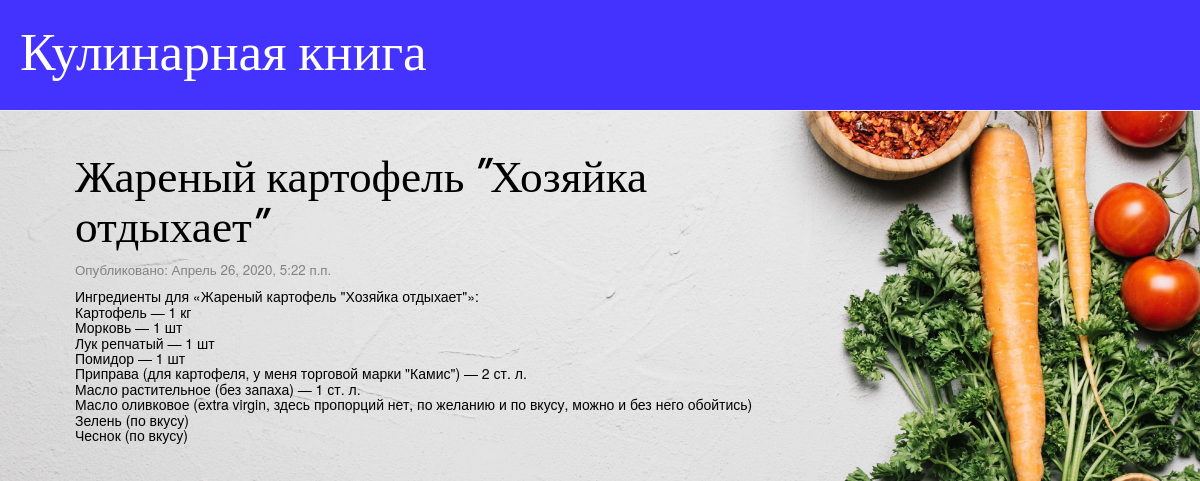
/single/2, run on the app's committed database.
### blog/models.py (models this page shows, shortened)
class Bluda1(models.Model):
        author = models.ForeignKey(settings.AUTH_USER_MODEL, on_delete=models.CASCADE)
        kategori =models.ForeignKey(Kategori,  verbose_name="Категория",  on_delete=models.SET_NULL,  null=True)
        title = models.CharField("Название", max_length=200)
        text = models.TextField("Описание")
        created_date = models.DateTimeField("Дата начала",default=timezone.now)
        published_date = models.DateTimeField("Дата окончания",blank=True, null=True)

### blog/views.py (the view)
# urls.py: path('single/<int:pk>', views.post_single, name="post_single"),
def post_single(request,pk):
    Bluda = Bluda1.objects.filter(kategori=pk)
    return render(request, 'blog/post_single.html', {'posts': Bluda})

### blog/templates/blog/post_single.html (shortened to what this page needs)
{% load static %}
<html>
    <head>
        <link rel="stylesheet" href="//maxcdn.bootstrapcdn.com/bootstrap/3.2.0/css/bootstrap.min.css">
        <link rel="stylesheet" href="//maxcdn.bootstrapcdn.com/bootstrap/3.2.0/css/bootstrap-theme.min.css">
        <link rel="stylesheet" href="{% static 'css/blog2.css' %}">
    </head>
    <body>
        <div class="page-header">
    <h1><a href="/">Кулинарная книга</a></h1>
        </div>
       <div class="content container">
    <div class="row">
        <div class="col-md-8">
            {% for post in posts %}
                <div class="post">
                    <h1><a href="">{{ post.title }}</a></h1>
                    <div class="date">
                        <p>Опубликовано: {{ post.published_date }}</p>
                    </div>
                    <h5>{{ post.text|linebreaksbr }}</h5>
                </div>
            {% endfor %}
        </div>
    </div>
</div>
    </body>
</html>

### blog/static/css/blog2.css (style rules this page uses)
.page-header { background-color:#4433ff; margin-top: 0; padding: 1px 20px 20px 20px; }
body { background-image: url("fon.jpg"); background-attachment: fixed; background-size: 100%; }
.page-header h1, .page-header h1 a, .page-header h1 a:visited, .page-header h1 a:active { color: #ffffff; font-size: 40pt; text-decoration: none; }
.content { margin-left: 60px; }
h1, h2,h3, h4 { font-family: 'Lobster'; font-size: 34pt; }
p { color: black; font-size: 10pt; }
.post h5 { color: black; }
.date p { margin-bottom: 10px; color: #828282; }
.post h1 a, .post h1 a:visited { color: #000000; }

### data on the page
Bluda1: title "Жареный картофель \"Хозяйка отдыхает\"", published_date "Апрель 26, 2020, 5:22 п.п.", text "Ингредиенты для «Жареный картофель \"Хозяйка отдыхает\"»: Картофель — 1 кг Морковь — 1 шт Лук репчатый — 1 шт Помидор — 1 шт Приправа (для картофеля, у меня торговой марки \"Камис\") — 2 ст. л. Масло растительное (без запаха) — 1 ст. л. Масло оливковое (extra virgin, здесь пропорций нет, по желанию и по вкусу, можно и без него обойтись) Зелень (по вкусу) Чеснок (по вкусу)"
